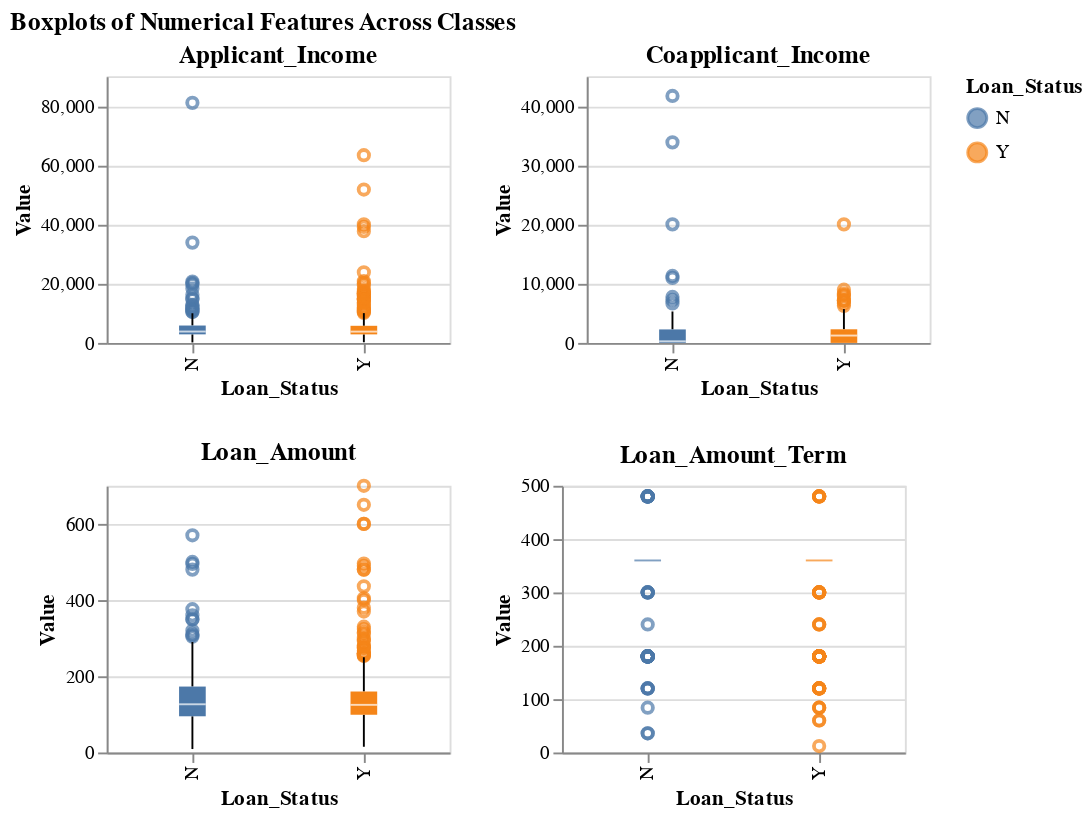

Source (notebook cell):
### Code cell
# distribution of numerical features across classes

import altair as alt
import pandas as pd
from typing import List

def boxplot_feature_plots(
        data: pd.DataFrame,
        numerical_cols: List[str],
        target: str,
        columns: int = 3
    ):
    """
    Create boxplots for each numeric feature in `numerical_cols`,
    grouped by classes in `target`. Independent axes per subplot.
    Manual grid layout (no facet).
    """

    if target not in data.columns:
        raise ValueError(f"Target '{target}' not found in DataFrame.")

    for col in numerical_cols:
        if col not in data.columns:
            raise ValueError(f"Column '{col}' not found in DataFrame.")

    charts = []

    for col in numerical_cols:

        base = alt.Chart(data).properties(width=180, height=140)

        box = (
            base.mark_boxplot()
            .encode(
                x=alt.X(
                    f"{target}:N",
                    title=target
                ),
                y=alt.Y(
                    f"{col}:Q",
                    title="Value",
                    scale=alt.Scale(zero=False)     
                ),
                color=alt.Color(
                    f"{target}:N",
                    title=target
                )
            )
            .properties(title=col)
        )

        charts.append(box)

    rows = []
    for i in range(0, len(charts), columns):
        rows.append(alt.hconcat(*charts[i:i + columns]))

    final = alt.vconcat(*rows).properties(
        title="Boxplots of Numerical Features Across Classes"
    )

    return final

boxplot_feature_plots(
    data=data,
    numerical_cols=numerical_features,
    target=target_name,
    columns=2
)

### Figure 1 — Vega-Lite specification as saved in the notebook (floating-point values rounded to 4 significant figures; data arrays with more than 128 entries replaced by an {"elided": "..."} marker saying what was removed)
{"config": {"view": {"continuousWidth": 300, "continuousHeight": 300}}, "vconcat": [{"hconcat": [{"mark": {"type": "boxplot"}, "encoding": {"color": {"field": "Loan_Status", "title": "Loan_Status", "type": "nominal"}, "x": {"field": "Loan_Status", "title": "Loan_Status", "type": "nominal"}, "y": {"field": "Applicant_Income", "scale": {"zero": false}, "title": "Value", "type": "quantitative"}}, "height": 140, "title": "Applicant_Income", "width": 180}, {"mark": {"type": "boxplot"}, "encoding": {"color": {"field": "Loan_Status", "title": "Loan_Status", "type": "nominal"}, "x": {"field": "Loan_Status", "title": "Loan_Status", "type": "nominal"}, "y": {"field": "Coapplicant_Income", "scale": {"zero": false}, "title": "Value", "type": "quantitative"}}, "height": 140, "title": "Coapplicant_Income", "width": 180}]}, {"hconcat": [{"mark": {"type": "boxplot"}, "encoding": {"color": {"field": "Loan_Status", "title": "Loan_Status", "type": "nominal"}, "x": {"field": "Loan_Status", "title": "Loan_Status", "type": "nominal"}, "y": {"field": "Loan_Amount", "scale": {"zero": false}, "title": "Value", "type": "quantitative"}}, "height": 140, "title": "Loan_Amount", "width": 180}, {"mark": {"type": "boxplot"}, "encoding": {"color": {"field": "Loan_Status", "title": "Loan_Status", "type": "nominal"}, "x": {"field": "Loan_Status", "title": "Loan_Status", "type": "nominal"}, "y": {"field": "Loan_Amount_Term", "scale": {"zero": false}, "title": "Value", "type": "quantitative"}}, "height": 140, "title": "Loan_Amount_Term", "width": 180}]}], "data": {"name": "data-a81afb8ad7120a4802400c0851894ebc"}, "title": "Boxplots of Numerical Features Across Classes", "$schema": "https://vega.github.io/schema/vega-lite/v5.20.1.json", "datasets": {"data-a81afb8ad7120a4802400c0851894ebc": {"elided": "614 records"}}}
